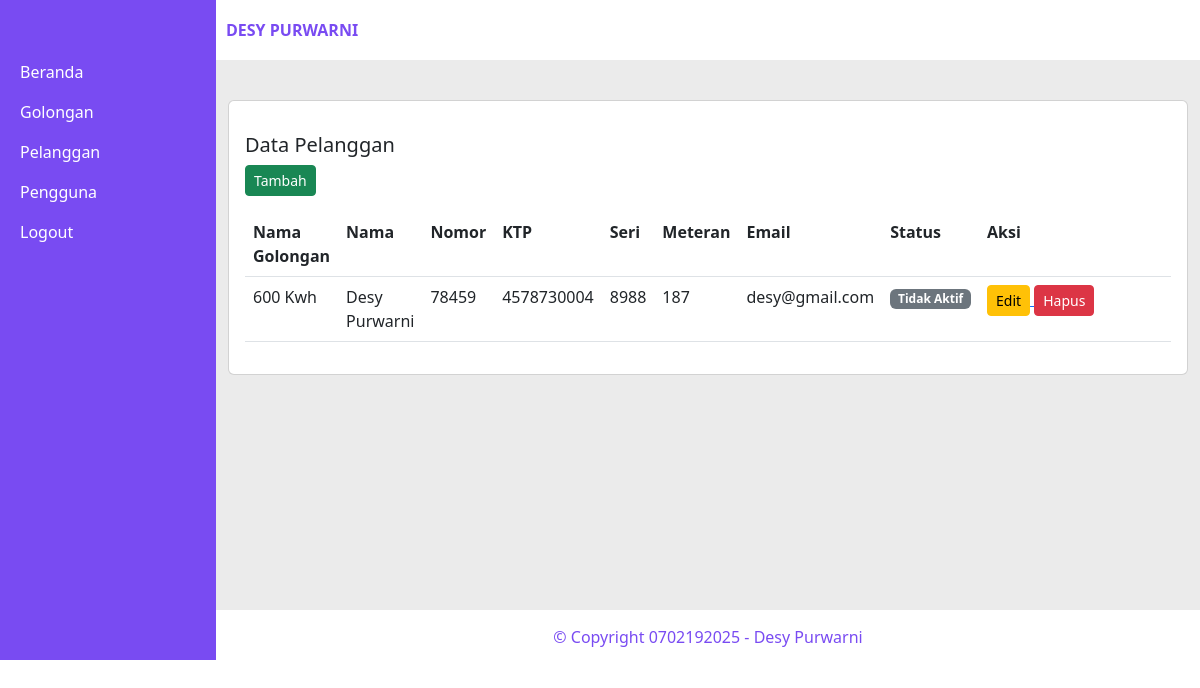
The app's page /index.php?page=index_pelanggan (signed in) with its own data.
### tables this page shows
CREATE TABLE `pelanggans` (
  `id` bigint(20) UNSIGNED NOT NULL,
  `golongan_id` bigint(20) UNSIGNED NOT NULL,
  `pel_no` varchar(255) NOT NULL,
  `pel_nama` varchar(255) NOT NULL,
  `pel_ktp` varchar(255) NOT NULL,
  `pel_seri` varchar(255) NOT NULL,
  `pel_meteran` varchar(255) NOT NULL,
  `pel_aktif` varchar(255) NOT NULL,
  `user_id` bigint(20) UNSIGNED NOT NULL,
  `created_at` timestamp NULL DEFAULT NULL,
  `updated_at` timestamp NULL DEFAULT NULL
);

CREATE TABLE `golongans` (
  `id` bigint(20) UNSIGNED NOT NULL,
  `gol_kode` varchar(255) NOT NULL,
  `gol_nama` varchar(255) NOT NULL,
  `created_at` timestamp NULL DEFAULT NULL,
  `updated_at` timestamp NULL DEFAULT NULL
);

CREATE TABLE `users` (
  `id` bigint(20) UNSIGNED NOT NULL,
  `user_email` varchar(255) NOT NULL,
  `user_nama` varchar(255) NOT NULL,
  `user_alamat` text NOT NULL,
  `user_hp` varchar(255) NOT NULL,
  `user_pos` varchar(255) NOT NULL,
  `user_role` int(11) NOT NULL,
  `user_aktif` int(11) NOT NULL,
  `password` varchar(255) NOT NULL
);

### app/DB.php (called while the page is built, shortened)
<?php
    class DB{
        public function __construct(){
            try{
                $this->db = new PDO("mysql:host=localhost;dbname=tugas_2_desy", "root", "");
            } catch(\Exception $e){
                die("Error : " . $e->getMassage());
            }
        }
    }

### app/Pelanggan.php (called while the page is built, shortened)
<?php
class Pelanggan extends DB{
    public function index(){
        $sql = "select * from pelanggans";
        $stmt = $this->db->prepare($sql);
        $stmt->execute();
        $data = [];
        while ($rows = $stmt->fetch()){
            $data[] = $rows;
        }
        return $data;
    }
    public function getGolongan($id){
        $sql = "SELECT * FROM golongans WHERE id='$id'";
        $stmt = $this->db->prepare($sql);
        $stmt->execute();
        $row = $stmt->fetch();
        return $row['gol_nama'];
    }
    public function getUser($id){
        $sql = "SELECT * FROM users WHERE id='$id'";
        $stmt = $this->db->prepare($sql);
        $stmt->execute();
        $row = $stmt->fetch();
        return $row['user_email'];
    }
}

### pages/index_pelanggan.php (the view, shortened to what this page needs)
<?php
    $pelanggan = new App\Pelanggan();
    $rows = $pelanggan->index();
?>
<div class="container" style="padding-top: 40px;min-height: 550px">
    <div class="card">
        <div class="card-body">
            <p class="card-text">
                <div class="card-title">
                    <h5>Data Pelanggan</h5>
                </div>
                <a href="index.php?page=tambah_pelanggan">
                    <button class="btn btn-sm btn-success">Tambah</button>
                </a>
                <table class="table table-stripped">
                    <tr>
                        <th>Nama Golongan</th>
                        <th>Nama</th>
                        <th>Nomor</th>
                        <th>KTP</th>
                        <th>Seri</th>
                        <th>Meteran</th>
                        <th>Email</th>
                        <th>Status</th>
                        <th>Aksi</th>
                    </tr>
                    <?php foreach ($rows as $row) { ?>
                    <?php
                        $golongan = $pelanggan->getGolongan($row['golongan_id']);
                        $user = $pelanggan->getUser($row['user_id']);
                    ?>
                    <tr>
                        <td><?= $golongan ?></td>
                        <td><?= $row['pel_nama'] ?></td>
                        <td><?= $row['pel_no'] ?></td>
                        <td><?= $row['pel_ktp'] ?></td>
                        <td><?= $row['pel_seri'] ?></td>
                        <td><?= $row['pel_meteran'] ?></td>
                        <td><?= $user ?></td>
                        <td>
                            <?php if ($row['pel_aktif'] == 0) { ?>
                                <span class="badge bg-primary">
                                    Aktif
                                </span>
                            <?php } else{ ?>
                                <span class="badge bg-secondary">
                                    Tidak Aktif
                                </span>
                            <?php } ?>
                        </td>
                        <td style="width: 25%">
                        <a href="index.php?page=edit_pelanggan&id=<?= $row['id']?>">
                            <button class="btn btn-sm btn-warning">Edit</button>
                        </a>
                        <form method="POST" style="display: inline">
                            <button class="btn btn-sm btn-danger" name="hapus">Hapus</button>
                        </form>
                        </td>
                    </tr>
                    <?php } ?>
                </table>
            </p>
        </div>
    </div>
</div>

### records on screen
pelanggans: golongan.gol_nama "600 Kwh", pel_nama "Desy Purwarni", pel_no "78459", pel_ktp "4578730004", pel_seri "8988", pel_meteran "187", user.user_email "desy@gmail.com", pel_aktif "Tidak Aktif"
